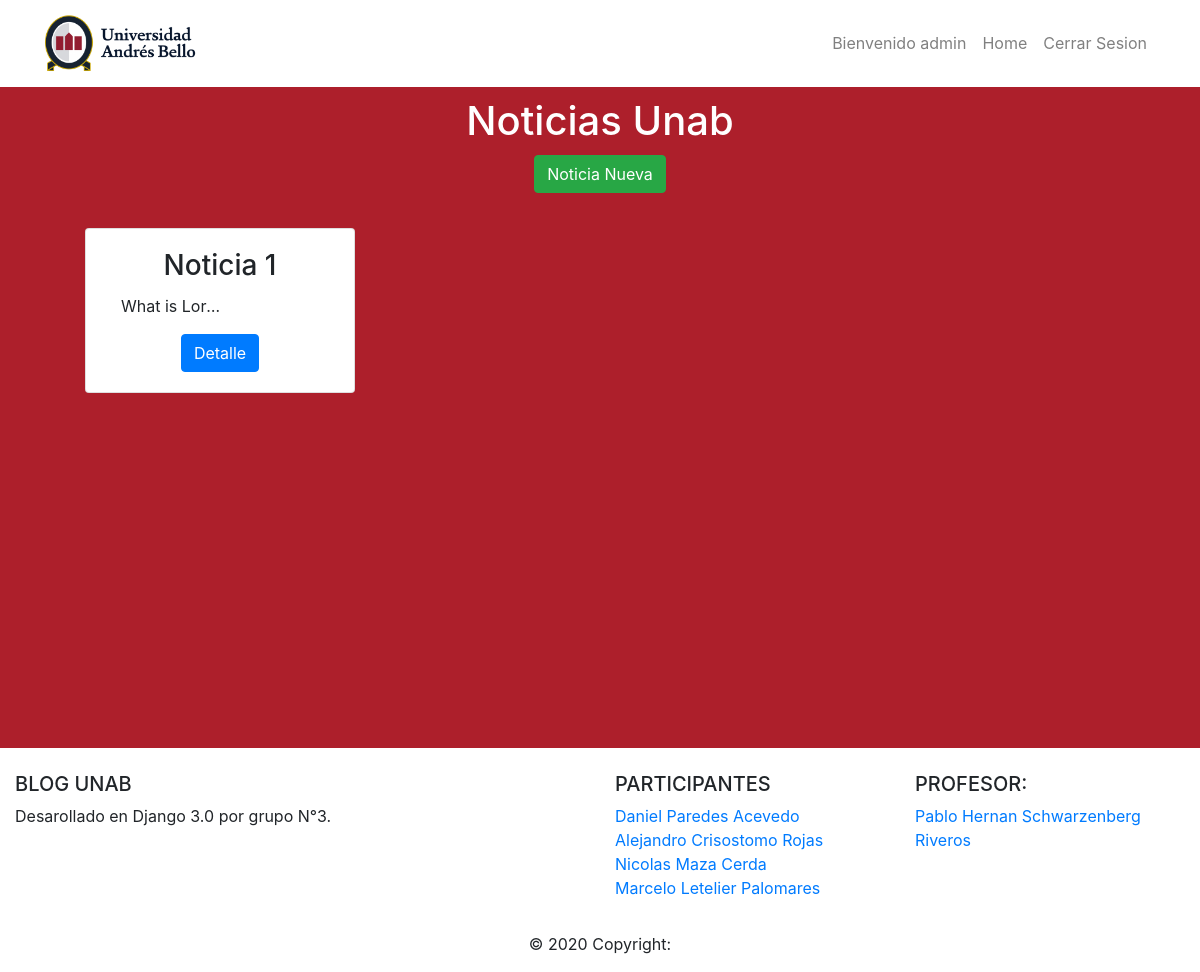
/blogs/ (signed in), run on an earlier commit of the app's database.
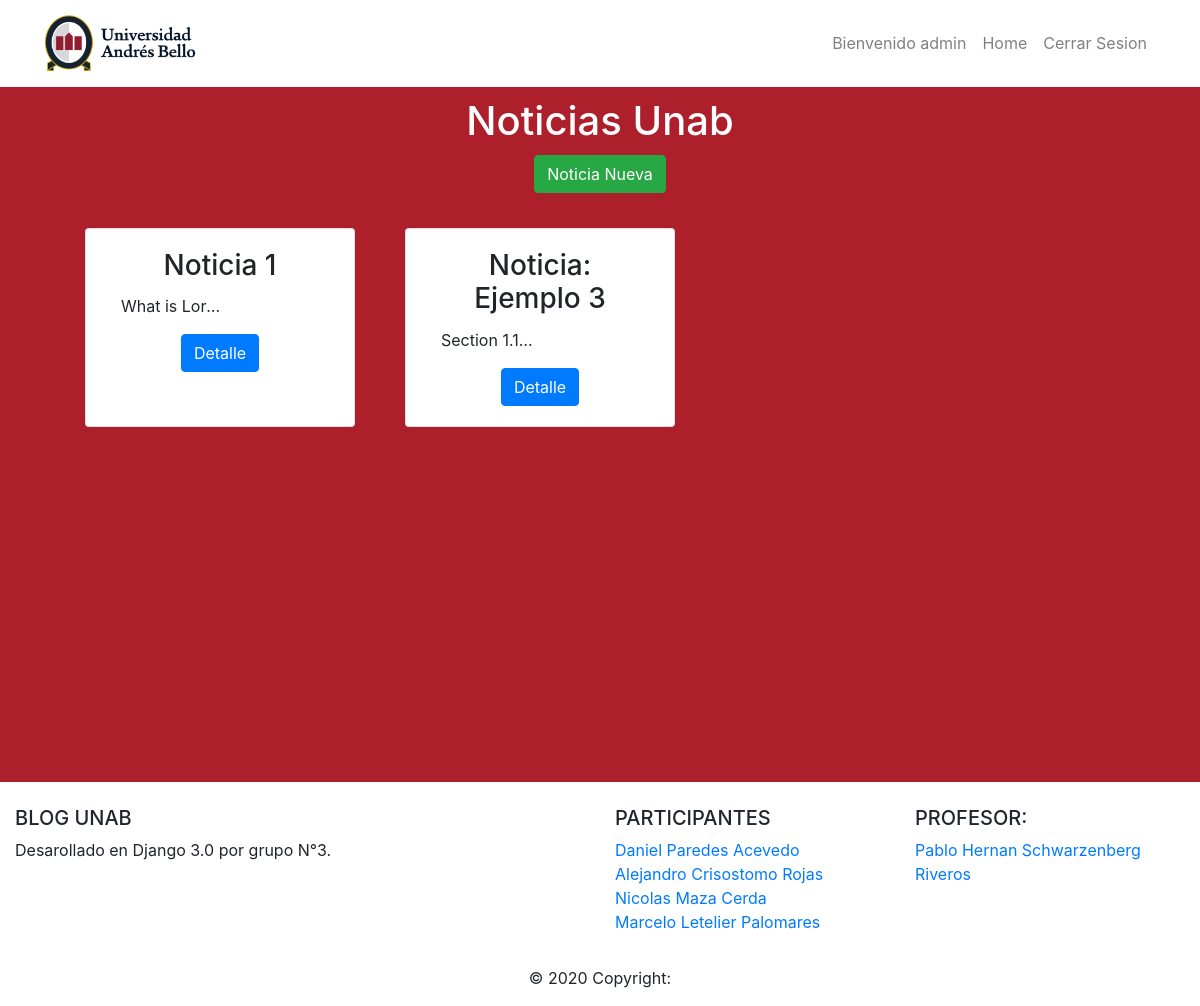
And on a later commit of the database.
### blogs/models.py (models this page shows, shortened)
class Blog(models.Model):
    titulo = models.CharField(max_length=35)
    contenido = RichTextField()
    blogs = models.Manager()

### blogs/views.py (the view)
# urls.py: url(r'blogs/', views.HomeBlogsView.as_view(),name="blogs"),
class HomeBlogsView(LoginRequiredMixin,TemplateView):
    def get(self, request, **kwargs):
        return render(request, 'blogs.html', {'blogs': Blog.blogs.all()})

### blogs/templates/blogs.html
{% extends "base.html" %}
{% block content %}
<div class="container">
    <h1 class="center">Noticias Unab</h1>
    {% if user.is_superuser %}
    <div class="container center">
        <a href="/blog/create" class="btn btn-success" role="button">Noticia Nueva</a>
    </div>
    {% endif %}
    <div class="container center">
        <div class="row">
        {% for blog in blogs %}
            <div class="col-3 card separa">
                <div class="card-body">
                    <h3 class="card-title">{{blog.titulo}}</h3>
                    <p class="card-text text">{{ blog.contenido|striptags }}</p>
                    <a href="/blog/{{ blog.id }}/" class="card-link btn btn-primary">Detalle</a>
                </div>
            </div>
        {% endfor %}
        </div>
    </div>
</div>
{% endblock %}

### blogs/templates/base.html (shortened to what this page needs)
{% load static %}
<!DOCTYPE html>
<html lang="en">
<head>
    <link rel="stylesheet" href="https://stackpath.bootstrapcdn.com/bootstrap/4.5.0/css/bootstrap.min.css">
    <link rel="stylesheet" href="{% static 'css/style.css' %}">
</head>
<body>
{% include "navbar.html" %}
<div class="container">
    {% block content %}
    {% endblock %}
</div>
<div class="separabody">
</div>
{% include "footer.html"%}
</body>
</html>

### blogs/templates/navbar.html (shortened to what this page needs)
{% load static %}
<nav class="navbar navbar-expand-lg navbar-dark bg-white static-top">
    <div class="container">
        <a class="navbar-brand">
            <img src="{% static 'imagenes/logo1.png' %}" alt="LogoUnab">
          </a>
      <div class="collapse navbar-collapse" id="navbarResponsive">
        <ul class="navbar-nav ml-auto">
          <li class="nav-item active">
            {% if user.is_authenticated %}
            <a class="nav-link">Bienvenido&nbsp{{user.username}}</a>
          </li>
          <li class="nav-item active">
            <a class="nav-link pintaletra" href="{% url 'blogs' %}">Home
                </a>
          </li>
          <li class="nav-item">
            <a class="nav-link"  href="{% url 'logout' %}">Cerrar&nbspSesion</a>
          </li>
          {% endif %}
        </ul>
      </div>
    </div>
  </nav>

### blogs/templates/footer.html (shortened to what this page needs)
<footer class="page-footer font-small blue pt-4">
    <div class="container-fluid text-center text-md-left">
      <div class="row">
        <div class="col-md-6 mt-md-0 mt-3">
          <h5 class="text-uppercase">Blog Unab</h5>
          <p>Desarollado en Django 3.0 por grupo N°3.</p>
        </div>
        <div class="col-md-3 mb-md-0 mb-3">
          <h5 class="text-uppercase">Participantes</h5>
          <ul class="list-unstyled">
            <li>
              <a href="#!">Daniel Paredes Acevedo</a>
            </li>
            <li>
              <a href="#!">Alejandro Crisostomo Rojas</a>
            </li>
            <li>
              <a href="#!">Nicolas Maza Cerda</a>
            </li>
            <li>
              <a href="#!">Marcelo Letelier Palomares</a>
            </li>
          </ul>
        </div>
        <div class="col-md-3 mb-md-0 mb-3">
          <h5 class="text-uppercase">Profesor:</h5>
          <ul class="list-unstyled">
            <li>
              <a href="#!">Pablo Hernan Schwarzenberg Riveros</a>
            </li>
          </ul>
        </div>
      </div>
    </div>
    <div class="footer-copyright text-center py-3">© 2020 Copyright:

### blogs/static/css/style.css (style rules this page uses)
body { background-color:#AD1F2B; }
.nav, img { width: 20%;; display: inline-block; }
.text { display: block; width: 100px; overflow: hidden; white-space: nowrap; text-overflow: ellipsis; }
footer { background-color:white; margin-top: 10px; }
.nav-link { color: gray !important; }
h1 { color: white; }
.separa { margin: 25px; }
.separabody { margin: auto; width: 100%; padding: 160px; }
.center { text-align: center; margin-top: 10px; }

What changed in the data, as far as the page shows it:
added Blog: titulo "Noticia: Ejemplo 3", contenido "Section 1.1…"
